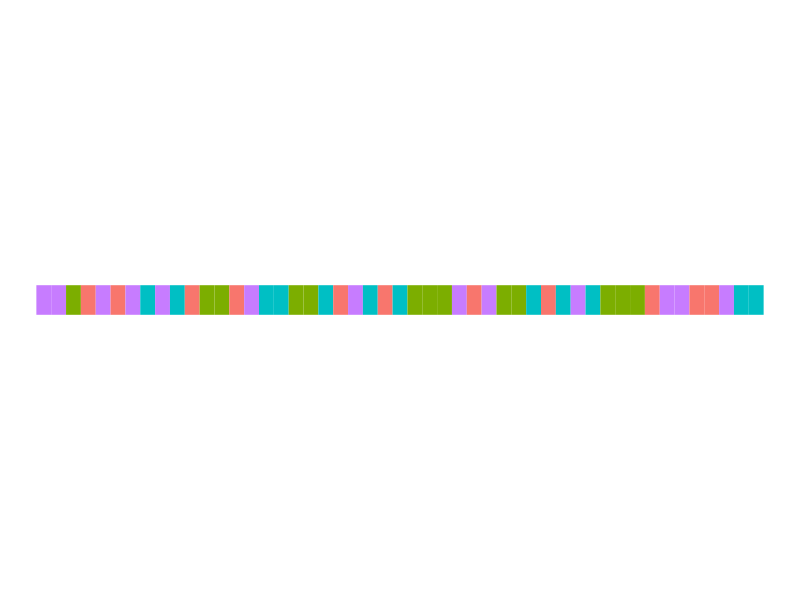

Write R code to recreate this figure.
# A simple visualization for sequence
# Author: Rahul Venugopal

# TODO
# Add texts explaining the idea conveyed via viz using ggtext
# Add pops highlighting important aspects
# Modify and write another Viz for hypnograms
# Scout better color palette!
# Find streaks of sequence

# Loading libraries required
library(ggplot2)
library(dplyr)

# Generate a demo sequence
data <- data.frame(sample(c("A", "B", "C","D"), 50, replace = TRUE))
colnames(data) <- 'sequence'
data$xaxis <- rownames(data)
data$xaxis <- strtoi(data$xaxis)

# Assigning one color to each unique sequence
# This part has to be automated by finding unique symbols and assigning color
ELSE <- TRUE
data <- data %>% mutate(.,col = with(.,case_when(
  (sequence == "A") ~ '#d7191c',
  (sequence == "B") ~ '#fdae61',
  (sequence == "C") ~ '#abd9e9',
  ELSE ~ '#2c7bb6'
)))

# Visualization
ggplot(data,aes(x = xaxis,
                y = 1,
                group = 1,
                colour = col
                ))+
  geom_line( size = 10, linetype = "solid", show.legend = FALSE) +
  theme_void() 